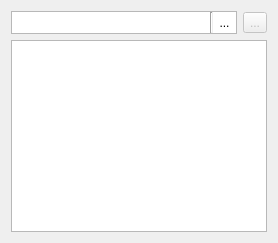
           <widget class="QWidget" name="tab_file">
            <attribute name="title">
             <string>Labscript file</string>
            </attribute>
            <layout class="QGridLayout" name="gridLayout_4">
             <item row="0" column="0">
              <layout class="QGridLayout" name="gridLayout_2">
               <item row="0" column="2">
                <widget class="QToolButton" name="toolButton_save_labscript_file">
                 <property name="enabled">
                  <bool>false</bool>
                 </property>
                 <property name="toolTip">
                  <string>&lt;html&gt;&lt;head/&gt;&lt;body&gt;&lt;p&gt;Save this labscript file to disk&lt;/p&gt;&lt;/body&gt;&lt;/html&gt;</string>
                 </property>
                 <property name="text">
                  <string>...</string>
                 </property>
                 <property name="icon">
                  <iconset resource="../../Anaconda/Lib/site-packages/qtutils/icons/icons.qrc">
                   <normaloff>:/qtutils/fugue/document--pencil.png</normaloff>:/qtutils/fugue/document--pencil.png</iconset>
                 </property>
                </widget>
               </item>
               <item row="1" column="0" colspan="3">
                <widget class="SimplePythonEditor" name="Qscintella_Text"/>
               </item>
               <item row="0" column="0" colspan="2">
                <widget class="QFrame" name="frame">
                 <property name="autoFillBackground">
                  <bool>false</bool>
                 </property>
                 <property name="styleSheet">
                  <string notr="true">QToolButton{
    background: rgb(224,224,224);
    padding: 3px;
}</string>
                 </property>
                 <property name="frameShape">
                  <enum>QFrame::StyledPanel</enum>
                 </property>
                 <layout class="QHBoxLayout" name="horizontalLayout_2">
                  <property name="spacing">
                   <number>0</number>
                  </property>
                  <property name="leftMargin">
                   <number>0</number>
                  </property>
                  <property name="topMargin">
                   <number>0</number>
                  </property>
                  <property name="rightMargin">
                   <number>0</number>
                  </property>
                  <property name="bottomMargin">
                   <number>0</number>
                  </property>
                  <item>
                   <widget class="QLineEdit" name="lineEdit_labscript_file">
                    <property name="sizePolicy">
                     <sizepolicy hsizetype="Expanding" vsizetype="Ignored">
                      <horstretch>0</horstretch>
                      <verstretch>0</verstretch>
                     </sizepolicy>
                    </property>
                    <property name="toolTip">
                     <string>The labscript file to compile.</string>
                    </property>
                    <property name="styleSheet">
                     <string notr="true"/>
                    </property>
                    <property name="frame">
                     <bool>false</bool>
                    </property>
                    <property name="readOnly">
                     <bool>true</bool>
                    </property>
                   </widget>
                  </item>
                  <item>
                   <widget class="Line" name="line">
                    <property name="orientation">
                     <enum>Qt::Vertical</enum>
                    </property>
                   </widget>
                  </item>
                  <item>
                   <widget class="QToolButton" name="toolButton_select_labscript_file">
                    <property name="toolTip">
                     <string>Select a file ...</string>
                    </property>
                    <property name="styleSheet">
                     <string notr="true">QToolButton{
    border: none;
    background: white;
    padding: 2px;
}

QToolButton:hover {
     background-color: qlineargradient(x1: 0, y1: 0, x2: 0, y2: 1,
                                       stop: 0 #f6f7fa, stop: 1 #dadbde);
 }

 QToolButton:pressed {
     background-color: qlineargradient(x1: 0, y1: 0, x2: 0, y2: 1,
                                       stop: 0 #dadbde, stop: 1 #f6f7fa);
 }</string>
                    </property>
                    <property name="text">
                     <string>...</string>
                    </property>
                    <property name="icon">
                     <iconset resource="../../Anaconda/Lib/site-packages/qtutils/icons/icons.qrc">
                      <normaloff>:/qtutils/custom/python-document.png</normaloff>:/qtutils/custom/python-document.png</iconset>
                    </property>
                   </widget>
                  </item>
                 </layout>
                </widget>
               </item>
              </layout>
             </item>
            </layout>
           </widget>
